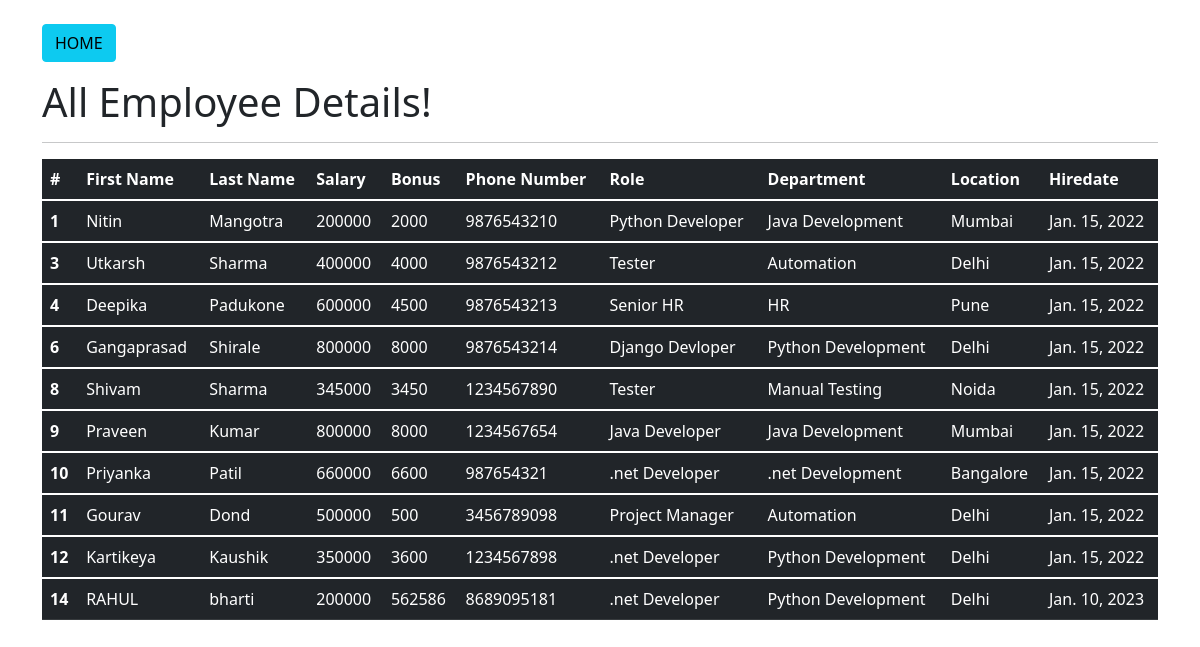
The app's page /all_emp with its own data.
### emp_app/models.py (models this page shows, shortened)
class Employee(models.Model):
    first_name = models.CharField(max_length=100, null=False)
    last_name = models.CharField(max_length=100)
    dept = models.ForeignKey(Department, on_delete=models.CASCADE)
    salary = models.IntegerField(default=0)
    bonus = models.IntegerField(default=0)
    role = models.ForeignKey(Role, on_delete=models.CASCADE)
    phone = models.IntegerField(default=0)
    hire_date = models.DateField()

class Role(models.Model):
    name = models.CharField(max_length=100, null=False)

class Department(models.Model):
    name = models.CharField(max_length=100,null=False)
    location = models.CharField(max_length=100)

### emp_app/views.py (the view)
# urls.py: path('all_emp', views.all_emp, name='all_emp'),
def all_emp(request):
    emps = Employee.objects.all()
    context = {
        'emps': emps
    }
    return render(request, 'view_all_emp.html', context)

### emp_app/templates/view_all_emp.html (shortened to what this page needs)
<!DOCTYPE html>
<html lang="en">
<head>
  <link href="https://cdn.jsdelivr.net/npm/bootstrap@5.1.3/dist/css/bootstrap.min.css" rel="stylesheet">
</head>
  <body>
  <div class="container">
    <br>
    <p><a class="btn btn-info" href="/">HOME</a></p>
          <h1>All Employee Details!</h1>
      <hr>
     <table class="table table-dark">
  <thead>
    <tr>
      <th scope="col">#</th>
      <th scope="col">First Name</th>
      <th scope="col">Last Name</th>
      <th scope="col">Salary</th>
      <th scope="col">Bonus</th>
      <th scope="col">Phone Number</th>
      <th scope="col">Role</th>
      <th scope="col">Department</th>
      <th scope="col">Location</th>
      <th scope="col">Hiredate</th>
    </tr>
  </thead>
         {% for emp in emps %}
  <tbody>
    <tr>
      <th scope="row">{{emp.id}}</th>
      <td>{{emp.first_name}}</td>
      <td>{{emp.last_name}}</td>
      <td>{{emp.salary}}</td>
      <td>{{emp.bonus}}</td>
      <td>{{emp.phone}}</td>
      <td>{{emp.role.name}}</td>
      <td>{{emp.dept.name}}</td>
      <td>{{emp.dept.location}}</td>
      <td>{{emp.hire_date}}</td>
    </tr>
  </tbody>
         {% endfor %}
</table>
  </div>
  </body>
</html>

### records on screen
Employee: id "1", first_name "Nitin", last_name "Mangotra", salary "200000", bonus "2000", phone "9876543210", role.name "Python Developer", dept.name "Java Development", dept.location "Mumbai", hire_date "Jan. 15, 2022"
Employee: id "3", first_name "Utkarsh", last_name "Sharma", salary "400000", bonus "4000", phone "9876543212", role.name "Tester", dept.name "Automation", dept.location "Delhi", hire_date "Jan. 15, 2022"
Employee: id "4", first_name "Deepika", last_name "Padukone", salary "600000", bonus "4500", phone "9876543213", role.name "Senior HR", dept.name "HR", dept.location "Pune", hire_date "Jan. 15, 2022"
Employee: id "6", first_name "Gangaprasad", last_name "Shirale", salary "800000", bonus "8000", phone "9876543214", role.name "Django Devloper", dept.name "Python Development", dept.location "Delhi", hire_date "Jan. 15, 2022"
Employee: id "8", first_name "Shivam", last_name "Sharma", salary "345000", bonus "3450", phone "1234567890", role.name "Tester", dept.name "Manual Testing", dept.location "Noida", hire_date "Jan. 15, 2022"
Employee: id "9", first_name "Praveen", last_name "Kumar", salary "800000", bonus "8000", phone "1234567654", role.name "Java Developer", dept.name "Java Development", dept.location "Mumbai", hire_date "Jan. 15, 2022"
Employee: id "10", first_name "Priyanka", last_name "Patil", salary "660000", bonus "6600", phone "987654321", role.name ".net Developer", dept.name ".net Development", dept.location "Bangalore", hire_date "Jan. 15, 2022"
Employee: id "11", first_name "Gourav", last_name "Dond", salary "500000", bonus "500", phone "3456789098", role.name "Project Manager", dept.name "Automation", dept.location "Delhi", hire_date "Jan. 15, 2022"
Employee: id "12", first_name "Kartikeya", last_name "Kaushik", salary "350000", bonus "3600", phone "1234567898", role.name ".net Developer", dept.name "Python Development", dept.location "Delhi", hire_date "Jan. 15, 2022"
Employee: id "14", first_name "RAHUL", last_name "bharti", salary "200000", bonus "562586", phone "8689095181", role.name ".net Developer", dept.name "Python Development", dept.location "Delhi", hire_date "Jan. 10, 2023"
